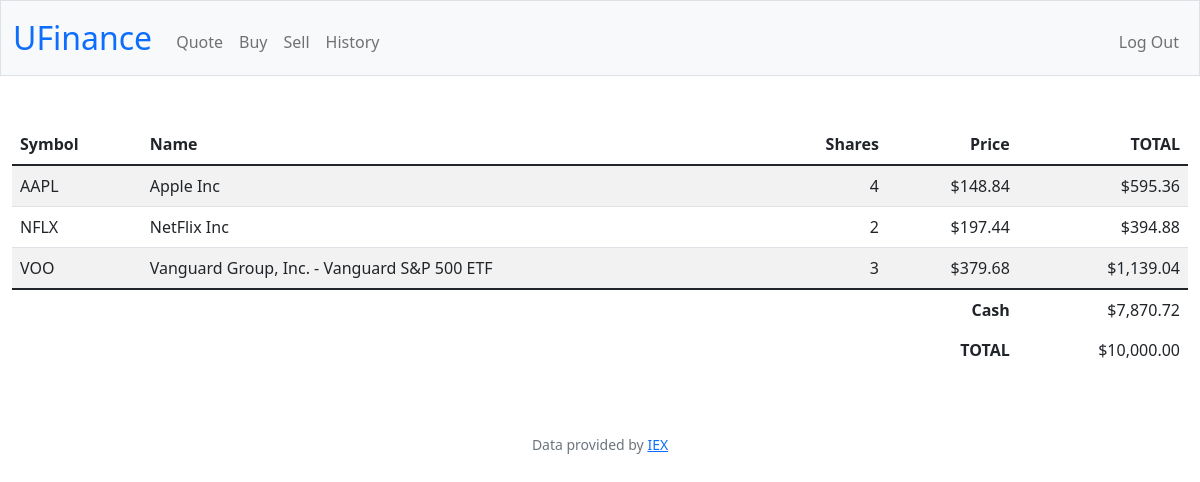
Page / (signed in) on the committed database.
### tables this page shows
CREATE TABLE 'shares' ('person_id' INTEGER NOT NULL, 'share' TEXT NOT NULL, 'name' TEXT NOT NULL, 'quantity' INTEGER NOT NULL, 'price' NUMERIC NOT NULL, 'date' DATETIME NOT NULL);

CREATE TABLE users (id INTEGER PRIMARY KEY AUTOINCREMENT NOT NULL, username TEXT NOT NULL, hash TEXT NOT NULL, cash NUMERIC NOT NULL DEFAULT 10000.00);

### app.py (the view)
@app.route("/")
@login_required
def index():
    user_id = session["user_id"] # Getting user's id
    trans_db = db.execute("SELECT share, SUM(quantity) AS totalQuantity, price, name FROM shares WHERE person_id = ? GROUP BY share", user_id)
    cash = db.execute("SELECT cash FROM users WHERE id = ?", user_id)[0]["cash"]
    total = cash
    for row in trans_db:
        total += row["price"] * row["totalQuantity"]
    return render_template("index.html", transactions = trans_db, cash = cash, total=total)

### app.py (called while the page is built)
@app.after_request
def after_request(response):
    response.headers["Cache-Control"] = "no-cache, no-store, must-revalidate"
    response.headers["Expires"] = 0
    response.headers["Pragma"] = "no-cache"
    return response

### helpers.py (called while the page is built)
def login_required(f):
    @wraps(f)
    def decorated_function(*args, **kwargs):
        if session.get("user_id") is None:
            return redirect("/login")
        return f(*args, **kwargs)
    return decorated_function

def usd(value):
    return f"${value:,.2f}"

### templates/index.html (shortened to what this page needs)
{% extends "layout.html" %}
{% block main %}
        <table class="table table-striped">
            <thead>
                <tr>
                    <th class="text-start">Symbol</th>
                    <th class="text-start">Name</th>
                    <th class="text-end">Shares</th>
                    <th class="text-end">Price</th>
                    <th class="text-end">TOTAL</th>
                </tr>
            </thead>
            <tbody>
                {% for row in transactions %}
                <tr>
                    <td class="text-start">{{ row.share }}</td>
                    <td class="text-start">{{ row.name }}</td>
                    <td class="text-end">{{ row.totalQuantity }}</td>
                    <td class="text-end">{{ row.price | usd }}</td>
                    <td class="text-end">{{ (row.totalQuantity * row.price) | usd }}</td>
                </tr>
                {% endfor %}
            </tbody>
            <tfoot>
                <tr>
                    <td class="border-0 fw-bold text-end" colspan="4">Cash</td>
                    <td class="border-0 w-bold text-end">{{ cash | usd }}</td>
                </tr>
                <tr>
                    <td class="border-0 fw-bold text-end" colspan="4">TOTAL</td>
                    <td class="border-0 w-bold text-end">{{ total | usd }}</td>
                </tr>
            </tfoot>
        </table>
{% endblock %}

### templates/layout.html (shortened to what this page needs)
<!DOCTYPE html>
<html lang="en">
    <head>
        <link href="https://cdn.jsdelivr.net/npm/bootstrap@5.1.3/dist/css/bootstrap.min.css" rel="stylesheet">
        <link href="/static/styles.css" rel="stylesheet">
    </head>
    <body>
        <nav class="bg-light border navbar navbar-expand-md navbar-light">
            <div class="container-fluid">
                <a class="navbar-brand" href="/"><span style="color: #0d6efd">UFinance</span></a>
                <div class="collapse navbar-collapse" id="navbar">
                    {% if session["user_id"] %}
                        <ul class="navbar-nav me-auto mt-2">
                            <li class="nav-item"><a class="nav-link" href="/quote">Quote</a></li>
                            <li class="nav-item"><a class="nav-link" href="/buy">Buy</a></li>
                            <li class="nav-item"><a class="nav-link" href="/sell">Sell</a></li>
                            <li class="nav-item"><a class="nav-link" href="/history">History</a></li>
                        </ul>
                        <ul class="navbar-nav ms-auto mt-2">
                            <li class="nav-item"><a class="nav-link" href="/logout">Log Out</a></li>
                        </ul>
                    {% else %}
                        <ul class="navbar-nav ms-auto mt-2">
                            <li class="nav-item"><a class="nav-link" href="/register">Register</a></li>
                            <li class="nav-item"><a class="nav-link" href="/login">Log In</a></li>
                        </ul>
                    {% endif %}
                </div>
            </div>
        </nav>
        <main class="container-fluid py-5 text-center">
            {% block main %}{% endblock %}
        </main>
        <footer class="mb-5 small text-center text-muted">
            Data provided by <a href="https://iexcloud.io/">IEX</a>
        </footer>
    </body>
</html>

### static/styles.css (style rules this page uses)
nav .navbar-brand { font-size: xx-large; }

### rows in the picture
shares: share "AAPL", name "Apple Inc", totalQuantity "4", price "$148.84", totalQuantity "$595.36"
users: cash "$7,870.72"

### other values in the picture
{{ row.share }} "NFLX" "VOO"
{{ row.name }} "NetFlix Inc" "Vanguard Group, Inc. - Vanguard S&P 500 ETF"
{{ row.totalQuantity }} "2" "3"
{{ row.price | usd }} "$197.44" "$379.68"
{{ (row.totalQuantity * row.price) | usd }} "$394.88" "$1,139.04"
{{ total | usd }} "$10,000.00"
